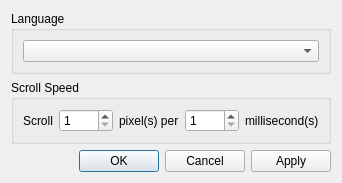
<?xml version="1.0" encoding="UTF-8"?>
<ui version="4.0">
 <class>Preference</class>
 <widget class="QDialog" name="Preference">
  <property name="windowModality">
   <enum>Qt::WindowModal</enum>
  </property>
  <property name="geometry">
   <rect>
    <x>0</x>
    <y>0</y>
    <width>340</width>
    <height>182</height>
   </rect>
  </property>
  <property name="windowTitle">
   <string>Preference</string>
  </property>
  <layout class="QVBoxLayout" name="verticalLayout">
   <item>
    <widget class="QGroupBox" name="groupBox_2">
     <property name="title">
      <string>Language</string>
     </property>
     <layout class="QVBoxLayout" name="verticalLayout_2">
      <item>
       <widget class="QComboBox" name="language"/>
      </item>
     </layout>
    </widget>
   </item>
   <item>
    <widget class="QGroupBox" name="groupBox">
     <property name="title">
      <string>Scroll Speed</string>
     </property>
     <layout class="QHBoxLayout" name="horizontalLayout">
      <item>
       <widget class="QLabel" name="label">
        <property name="text">
         <string>Scroll</string>
        </property>
       </widget>
      </item>
      <item>
       <widget class="QSpinBox" name="pixelInterval">
        <property name="minimum">
         <number>1</number>
        </property>
        <property name="maximum">
         <number>1000</number>
        </property>
       </widget>
      </item>
      <item>
       <widget class="QLabel" name="label_2">
        <property name="text">
         <string>pixel(s) per</string>
        </property>
       </widget>
      </item>
      <item>
       <widget class="QSpinBox" name="timeInterval">
        <property name="minimum">
         <number>1</number>
        </property>
        <property name="maximum">
         <number>1000</number>
        </property>
       </widget>
      </item>
      <item>
       <widget class="QLabel" name="label_3">
        <property name="text">
         <string>millisecond(s)</string>
        </property>
       </widget>
      </item>
     </layout>
    </widget>
   </item>
   <item>
    <widget class="QDialogButtonBox" name="buttons">
     <property name="orientation">
      <enum>Qt::Horizontal</enum>
     </property>
     <property name="standardButtons">
      <set>QDialogButtonBox::Apply|QDialogButtonBox::Cancel|QDialogButtonBox::Ok</set>
     </property>
    </widget>
   </item>
  </layout>
 </widget>
 <resources/>
 <connections>
  <connection>
   <sender>buttons</sender>
   <signal>accepted()</signal>
   <receiver>Preference</receiver>
   <slot>accept()</slot>
   <hints>
    <hint type="sourcelabel">
     <x>248</x>
     <y>254</y>
    </hint>
    <hint type="destinationlabel">
     <x>157</x>
     <y>274</y>
    </hint>
   </hints>
  </connection>
  <connection>
   <sender>buttons</sender>
   <signal>rejected()</signal>
   <receiver>Preference</receiver>
   <slot>reject()</slot>
   <hints>
    <hint type="sourcelabel">
     <x>316</x>
     <y>260</y>
    </hint>
    <hint type="destinationlabel">
     <x>286</x>
     <y>274</y>
    </hint>
   </hints>
  </connection>
 </connections>
</ui>
